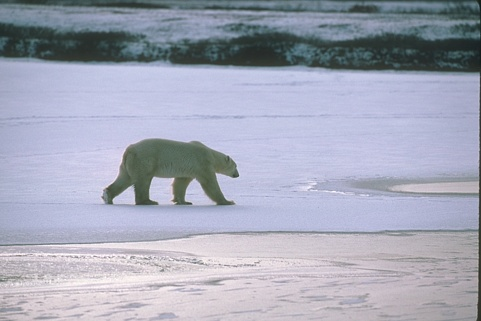
#> input picture data/images/test/100007.jpg, 481 x 321 px; its folder holds only this picture in this run
$ python evaluate.py
#> lines starting #> are read from the running program, lines starting #| are printed output that depends on the picture; long printed decimals are rounded
from __future__ import annotations

import argparse
import csv
import time
from dataclasses import dataclass
from pathlib import Path
from typing import Dict, List, Optional, Tuple

import numpy as np
from PIL import Image


def rgb_to_gray(img: np.ndarray) -> np.ndarray:
    r = img[..., 0].astype(np.float32)
    g = img[..., 1].astype(np.float32)
    b = img[..., 2].astype(np.float32)
    return 0.299 * r + 0.587 * g + 0.114 * b


def energy_map(img_rgb: np.ndarray) -> np.ndarray:
    gray = rgb_to_gray(img_rgb)
    g = np.pad(gray, pad_width=((1, 1), (1, 1)), mode="edge")
    dx = np.abs(g[1:-1, 2:] - g[1:-1, :-2])
    dy = np.abs(g[2:, 1:-1] - g[:-2, 1:-1])
    return (dx + dy).astype(np.float32)


def avg_energy(img_rgb: np.ndarray) -> float:
    return float(energy_map(img_rgb).mean())


def load_rgb(path: Path) -> np.ndarray:
    return np.array(Image.open(path).convert("RGB"), dtype=np.uint8)


def save_rgb(arr: np.ndarray, path: Path) -> None:
    path.parent.mkdir(parents=True, exist_ok=True)
    Image.fromarray(arr.astype(np.uint8), mode="RGB").save(path)


def baseline_resize(img_rgb: np.ndarray, target_w: int, target_h: int) -> np.ndarray:
    im = Image.fromarray(img_rgb, mode="RGB")
    out = im.resize((target_w, target_h), resample=Image.BICUBIC)
    return np.array(out, dtype=np.uint8)


def baseline_center_crop(img_rgb: np.ndarray, target_w: int, target_h: int) -> np.ndarray:
    H, W, _ = img_rgb.shape
    if target_w > W or target_h > H:
        raise ValueError("Center crop baseline supports reduction only (target <= current size).")
    left = (W - target_w) // 2
    top = (H - target_h) // 2
    return img_rgb[top:top + target_h, left:left + target_w, :].copy()


@dataclass
class SeamRunResult:
    out_img: np.ndarray
    total_cost: float
    runtime_s: float
    mode: str


def seam_carve(
    img_rgb: np.ndarray,
    target_w: int,
    target_h: int,
    *,
    seam_order: str = "optimal",
    verbose: bool = False,
) -> SeamRunResult:

    t0 = time.time()

    import importlib
    sc = importlib.import_module("seam_carving_dp")

    H, W, _ = img_rgb.shape
    if target_w > W or target_h > H:
        raise ValueError("Seam carving supports reduction only (target <= current size).")

    total_cost = 0.0
    mode_used = seam_order

    # Two-dimension reduction case
    if target_w < W and target_h < H:
        if seam_order == "optimal" and hasattr(sc, "retarget_optimal_order"):
            out, cost = sc.retarget_optimal_order(
                img_rgb,
                target_w=target_w,
                target_h=target_h,
                verbose=verbose,
                print_sequence=False,
            )
            total_cost += float(cost)
            mode_used = "optimal"
        else:
            if seam_order == "height-first":
                out, cost_h = sc.carve_height(img_rgb, target_h=target_h, verbose=verbose)
                total_cost += float(cost_h)
                out, cost_w = sc.carve_width(out, target_w=target_w, verbose=verbose)
                total_cost += float(cost_w)
                mode_used = "height-first"
            else:
                out, cost_w = sc.carve_width(img_rgb, target_w=target_w, verbose=verbose)
                total_cost += float(cost_w)
                out, cost_h = sc.carve_height(out, target_h=target_h, verbose=verbose)
                total_cost += float(cost_h)
                mode_used = "width-first"

    elif target_w < W and target_h == H:
        out, cost_w = sc.carve_width(img_rgb, target_w=target_w, verbose=verbose)
        total_cost += float(cost_w)
        mode_used = "width-only"

    elif target_h < H and target_w == W:
        out, cost_h = sc.carve_height(img_rgb, target_h=target_h, verbose=verbose)
        total_cost += float(cost_h)
        mode_used = "height-only"

    else:
        out = img_rgb.copy()
        mode_used = "none"

    dt = time.time() - t0
    return SeamRunResult(out_img=out, total_cost=total_cost, runtime_s=dt, mode=mode_used)


def list_images(images_root: Path, split: str) -> List[Path]:
    exts = {".jpg", ".jpeg", ".png"}
    p = images_root / split
    if not p.exists():
        raise FileNotFoundError(f"Split folder not found: {p}")
    files = [x for x in sorted(p.iterdir()) if x.is_file() and x.suffix.lower() in exts]
    return files


def compute_target_size(
    H: int,
    W: int,
    target_w: Optional[int],
    target_h: Optional[int],
    scale: Optional[float],
) -> Tuple[int, int]:
    tw = target_w if target_w is not None else W
    th = target_h if target_h is not None else H

    if (target_w is None and target_h is None) and (scale is not None):
        tw = max(1, int(round(W * float(scale))))
        th = max(1, int(round(H * float(scale))))

    return int(tw), int(th)


def parse_args() -> argparse.Namespace:
    p = argparse.ArgumentParser(description="Evaluate seam carving using average-energy preservation (paper-style).")
    p.add_argument("--images-root", type=str, default="data/images", help="Root folder containing train/val/test image folders.")
    p.add_argument("--split", type=str, default="test", choices=["train", "val", "test"], help="Which split to evaluate.")
    p.add_argument("--methods", type=str, default="seam,resize,crop", help="Comma-separated: seam,resize,crop")
    p.add_argument("--target-width", type=int, default=None, help="Target width (reduction only).")
    p.add_argument("--target-height", type=int, default=None, help="Target height (reduction only).")
    p.add_argument("--scale", type=float, default=None, help="Scale factor for both dimensions if target sizes not provided.")
    p.add_argument("--seam-order", type=str, default="optimal", choices=["optimal", "width-first", "height-first"],
                   help="Order for two-dimension seam carving.")
    p.add_argument("--max-images", type=int, default=None, help="Limit number of images (for quick testing).")
    p.add_argument("--out-csv", type=str, default="output/eval.csv", help="Output CSV file path.")
    p.add_argument("--save-outputs", type=str, default=None, help="Optional folder to save output images for visual inspection.")
    p.add_argument("--no-verbose", action="store_true", help="Disable verbose logging.")
    return p.parse_args()


def main() -> None:
    args = parse_args()
    verbose = not args.no_verbose

    images_root = Path(args.images_root)
    split = args.split
    methods = [m.strip() for m in args.methods.split(",") if m.strip()]

    allowed = {"seam", "resize", "crop"}
    for m in methods:
        if m not in allowed:
            raise ValueError(f"Unknown method '{m}'. Allowed: {sorted(allowed)}")

    img_paths = list_images(images_root, split)
    if args.max_images is not None:
        img_paths = img_paths[: int(args.max_images)]

    out_csv = Path(args.out_csv)
    out_csv.parent.mkdir(parents=True, exist_ok=True)

    save_dir = Path(args.save_outputs) if args.save_outputs is not None else None
    if save_dir is not None:
        save_dir.mkdir(parents=True, exist_ok=True)

    rows: List[Dict[str, object]] = []

    if verbose:
        print(f"[info] split={split}, images={len(img_paths)}, methods={methods}")

    for idx, p in enumerate(img_paths, start=1):
        img = load_rgb(p)
#> in load_rgb, returned value is the input picture: shape (321, 481, 3); mean R, G, B 164.2, 167.6, 183.7
        H, W, _ = img.shape
#> H = 321; W = 481

        target_w, target_h = compute_target_size(H, W, args.target_width, args.target_height, args.scale)
#> target_w = 481; target_h = 321

        if target_w > W or target_h > H:
            if verbose:
                print(f"[skip] {p.name}: target {target_w}x{target_h} > original {W}x{H} (reduction-only).")
            continue

        e_in = avg_energy(img)
#> in rgb_to_gray, `r = img[..., 0].astype(np.float32)`:
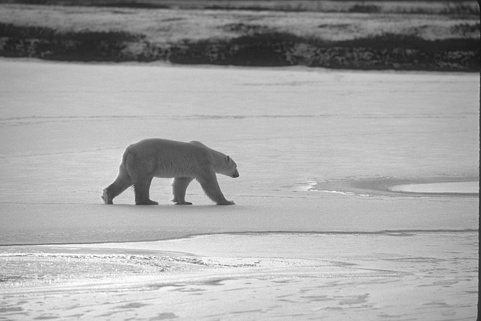
#> r: shape (321, 481) float32; min 16, max 255, mean 164.2
#> in rgb_to_gray, `g = img[..., 1].astype(np.float32)`:
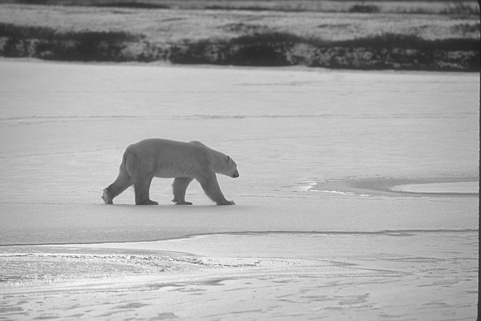
#> g: shape (321, 481) float32; min 28, max 254, mean 167.6
#> in rgb_to_gray, `b = img[..., 2].astype(np.float32)`:
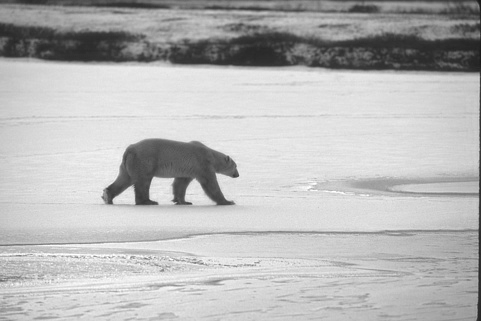
#> b: shape (321, 481) float32; min 24, max 255, mean 183.7
#> in energy_map, `g = np.pad(gray, pad_width=((1, 1), (1, 1)), mode="edge")`:
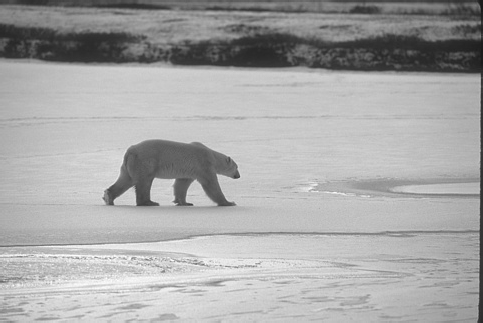
#> g: shape (323, 483) float32; min 25.81, max 254.4, mean 167.9
#> in energy_map, `dx = np.abs(g[1:-1, 2:] - g[1:-1, :-2])`:
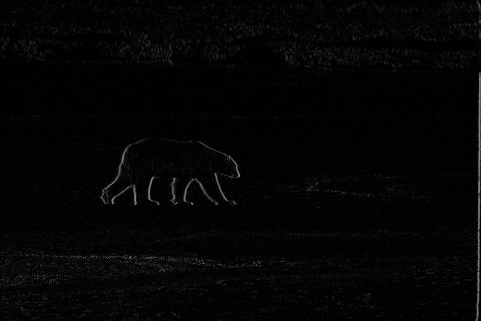
#> dx: shape (321, 481) float32; min 0, max 139.7, mean 4.8
#> in energy_map, `dy = np.abs(g[2:, 1:-1] - g[:-2, 1:-1])`:
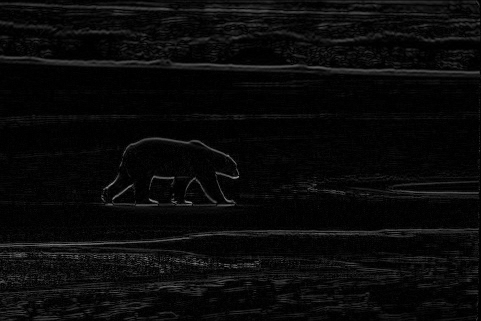
#> dy: shape (321, 481) float32; min 0, max 147.3, mean 10
#> e_in = 14.78

        for method in methods:
            t0 = time.time()

            seam_cost = ""
            seam_mode = ""

            if method == "seam":
                res = seam_carve(img, target_w, target_h, seam_order=args.seam_order, verbose=False)
                out = res.out_img
                runtime = res.runtime_s
                seam_cost = f"{res.total_cost:.6f}"
                seam_mode = res.mode
            elif method == "resize":
                out = baseline_resize(img, target_w, target_h)
                runtime = time.time() - t0
            elif method == "crop":
                out = baseline_center_crop(img, target_w, target_h)
                runtime = time.time() - t0
            else:
                raise RuntimeError("Unreachable method branch.")

            e_out = avg_energy(out)
            delta = e_out - e_in
            ratio = (e_out / e_in) if e_in > 1e-12 else float("inf")

            out_path_str = ""
            if save_dir is not None:
                out_name = f"{p.stem}__{method}__{target_w}x{target_h}.jpg"
                out_path = save_dir / out_name
                save_rgb(out, out_path)
                out_path_str = str(out_path)

            rows.append({
                "image": p.name,
                "split": split,
                "orig_w": W,
                "orig_h": H,
                "target_w": target_w,
                "target_h": target_h,
                "method": method,
                "avgE_in": f"{e_in:.6f}",
                "avgE_out": f"{e_out:.6f}",
                "delta": f"{delta:.6f}",
                "ratio": f"{ratio:.6f}",
                "runtime_s": f"{runtime:.4f}",
                "seam_cost": seam_cost,
                "seam_mode": seam_mode,
                "output_path": out_path_str,
            })
#> this loop made 3 passes
#> (runtime, seam_cost) on pass 1: (0.00161, '0.000000')
#> after the loop, rows = 3 items

        if verbose and (idx == 1 or idx % 10 == 0 or idx == len(img_paths)):
            print(f"[progress] {idx}/{len(img_paths)} processed: {p.name}")

    fieldnames = [
        "image", "split", "orig_w", "orig_h", "target_w", "target_h", "method",
        "avgE_in", "avgE_out", "delta", "ratio", "runtime_s", "seam_cost", "seam_mode", "output_path",
    ]
    with out_csv.open("w", newline="", encoding="utf-8") as f:
        w = csv.DictWriter(f, fieldnames=fieldnames)
        w.writeheader()
        for r in rows:
            w.writerow(r)
#> this loop made 3 passes

    if rows:
        by_method: Dict[str, List[float]] = {}
        by_method_ratio: Dict[str, List[float]] = {}
        for r in rows:
            m = str(r["method"])
            by_method.setdefault(m, []).append(float(r["delta"]))
            by_method_ratio.setdefault(m, []).append(float(r["ratio"]))
#> this loop made 3 passes
#> m on passes 1 to 3: 'seam', 'resize', 'crop'
#> after the loop, by_method = {'seam': [0], 'resize': [0], 'crop': [0]}; by_method_ratio = {'seam': [1], 'resize': [1], 'crop': [1]}

        print("\nSummary (higher delta/ratio means more energy preserved under this metric):")
        for m in methods:
            ds = by_method.get(m, [])
            rs = by_method_ratio.get(m, [])
            if not ds:
                continue
            print(f"  {m:6s} | mean(delta)={np.mean(ds):.6f} | mean(ratio)={np.mean(rs):.6f} | n={len(ds)}")

    print(f"\nDone. Wrote CSV to: {out_csv}")
    if save_dir is not None:
        print(f"Saved outputs to: {save_dir}")


if __name__ == "__main__":
    main()
